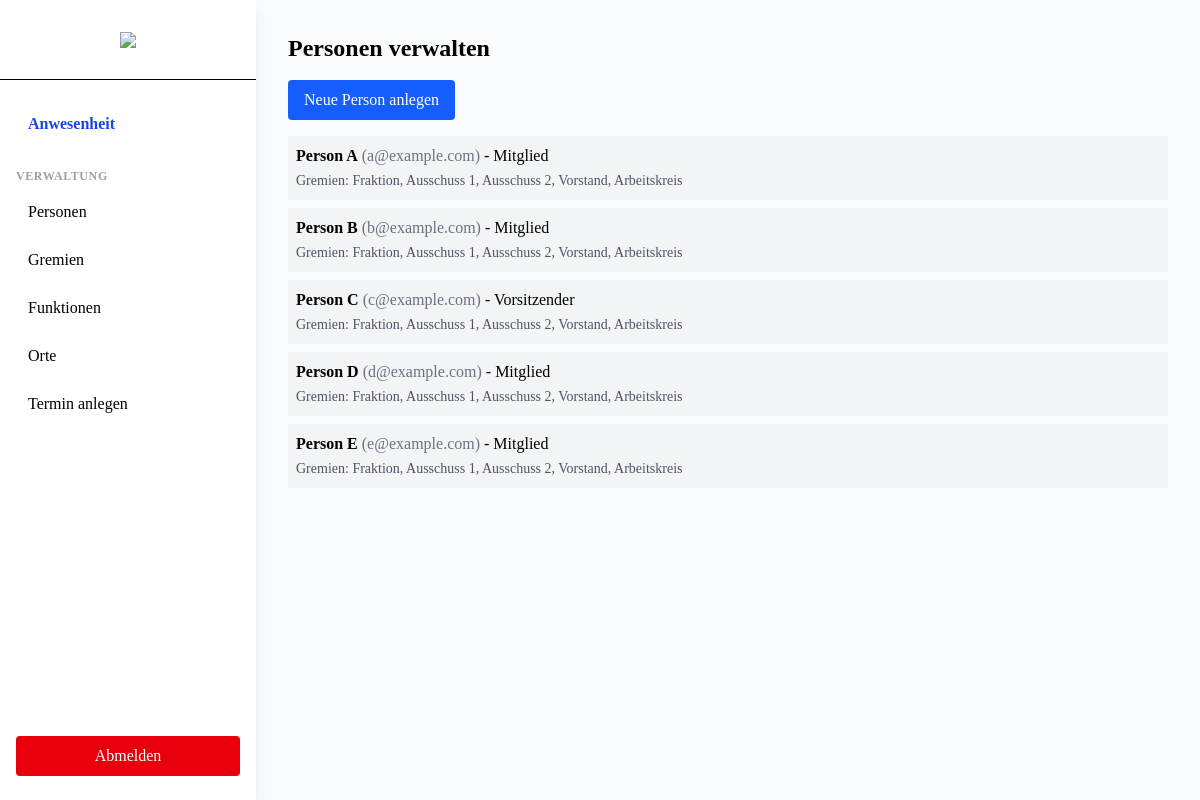
Page /personen/ (signed in) on the committed database.
### anwesenheit/models.py (models this page shows, shortened)
class Person(models.Model):
	user = models.OneToOneField(User, on_delete=models.CASCADE, null=True, blank=True)
	name = models.CharField(max_length=100)
	email = models.EmailField()
	funktion = models.ForeignKey(Funktion, on_delete=models.SET_NULL, null=True, blank=True)
	gremien = models.ManyToManyField(Gremium, related_name="mitglieder")

class Funktion(models.Model):
	name = models.CharField(max_length=100)
	abgabe = models.DecimalField(max_digits=8, decimal_places=2, help_text="Abgabe in Euro")
	def __str__(self):
		return self.name

class Gremium(models.Model):
	name = models.CharField(max_length=100)

### anwesenheit/views.py (the view)
# urls.py: path('personen/', views.person_list, name='person_list'),
def person_list(request):
    personen = Person.objects.all()
    return render(request, 'anwesenheit/person_list.html', {'personen': personen})

### anwesenheit/templates/anwesenheit/person_list.html
{% extends 'theme/base.html' %}
{% block content %}
<h1 class="text-2xl font-bold mb-4">Personen verwalten</h1>
<a href="{% url 'person_add' %}" class="inline-block mb-4 px-4 py-2 bg-blue-600 text-white rounded hover:bg-blue-700">Neue Person anlegen</a>
<ul class="space-y-2">
  {% for person in personen %}
    <li class="p-2 bg-gray-100 rounded">
      <span class="font-semibold">{{ person.name }}</span> <span class="text-gray-500">({{ person.email }})</span> - {{ person.funktion }}<br>
      <span class="text-sm text-gray-600">Gremien: {% for gremium in person.gremien.all %}{{ gremium.name }}{% if not forloop.last %}, {% endif %}{% endfor %}</span>
    </li>
  {% empty %}
    <li class="text-gray-500">Keine Personen vorhanden.</li>
  {% endfor %}
</ul>
{% endblock %}

### theme/templates/theme/base.html (shortened to what this page needs)
{% load static tailwind_tags %}
<!DOCTYPE html>
<html lang="en">
<head>
    {% tailwind_css %}
</head>
<body class="bg-gray-50 text-black font-serif leading-normal tracking-normal min-h-screen">
{% if user.is_authenticated %}
<div class="flex min-h-screen">
    <aside class="w-64 bg-white shadow-lg flex flex-col">
        <div class="h-20 flex items-center justify-center border-b">
            <span class="text-2xl font-bold text-blue-700 tracking-wide"><img src="https://www.spd-ratingen.de/wp-content/uploads/sites/524/2022/09/kopie-von-logo-fu-r-sozis-website-im-spd-design-600x150.png"></img></span>
        </div>
        <nav class="flex-1 px-4 py-6 space-y-2">
            <a href="{% url 'anwesenheit:anwesenheit_matrix' %}" class="block px-3 py-2 rounded hover:bg-blue-100 font-semibold text-blue-700">Anwesenheit</a>
            <div class="mt-6 mb-2 text-xs uppercase text-gray-400 font-bold tracking-wider">Verwaltung</div>
            <a href="{% url 'anwesenheit:person_list' %}" class="block px-3 py-2 rounded hover:bg-blue-100">Personen</a>
            <a href="{% url 'anwesenheit:gremium_list' %}" class="block px-3 py-2 rounded hover:bg-blue-100">Gremien</a>
            <a href="{% url 'anwesenheit:funktion_list' %}" class="block px-3 py-2 rounded hover:bg-blue-100">Funktionen</a>
            <a href="{% url 'anwesenheit:ort_list' %}" class="block px-3 py-2 rounded hover:bg-blue-100">Orte</a>
            <a href="{% url 'anwesenheit:termin_add' %}" class="block px-3 py-2 rounded hover:bg-blue-100">Termin anlegen</a>
        </nav>
        <div class="px-4 py-6 mt-auto">
            <a href="{% url 'auth:logout' %}" class="block w-full text-center px-4 py-2 bg-red-600 text-white rounded hover:bg-red-700">Abmelden</a>
        </div>
    </aside>
    <main class="flex-1 p-8">
        {% block content %}
        {% endblock content %}
    </main>
</div>
{% endif %}
</body>
</html>

### rows in the picture
Person: name "Person A", email "a@example.com", funktion "Mitglied"
Gremium: name "Fraktion"
Gremium: name "Ausschuss 1"
Gremium: name "Ausschuss 2"
Gremium: name "Vorstand"
Gremium: name "Arbeitskreis"
Person: name "Person B", email "b@example.com", funktion "Mitglied"
Person: name "Person C", email "c@example.com", funktion "Vorsitzender"
Person: name "Person D", email "d@example.com", funktion "Mitglied"
Person: name "Person E", email "e@example.com", funktion "Mitglied"
